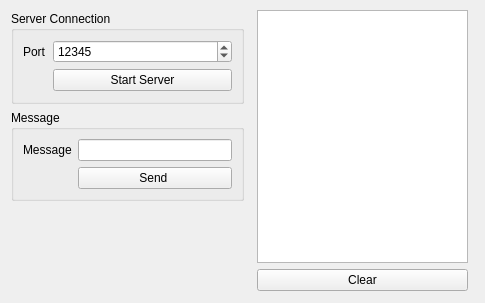
<?xml version="1.0" encoding="UTF-8"?>
<ui version="4.0">
 <class>Server</class>
 <widget class="QMainWindow" name="Server">
  <property name="geometry">
   <rect>
    <x>0</x>
    <y>0</y>
    <width>485</width>
    <height>303</height>
   </rect>
  </property>
  <property name="windowTitle">
   <string>Server</string>
  </property>
  <property name="styleSheet">
   <string notr="true">#lbl_ConnectionStatus[state = &quot;1&quot;]{
	background-color: rgb(51, 209, 122);
}
#lbl_ConnectionStatus[state = &quot;0&quot;]{
	background-color: rgb(224, 27, 36);
}</string>
  </property>
  <widget class="QWidget" name="centralwidget">
   <widget class="QWidget" name="layoutWidget">
    <property name="geometry">
     <rect>
      <x>257</x>
      <y>10</y>
      <width>211</width>
      <height>281</height>
     </rect>
    </property>
    <layout class="QVBoxLayout" name="verticalLayout">
     <item>
      <widget class="QListWidget" name="lst_Console"/>
     </item>
     <item>
      <widget class="QPushButton" name="btn_Clear">
       <property name="text">
        <string>Clear</string>
       </property>
      </widget>
     </item>
    </layout>
   </widget>
   <widget class="QWidget" name="layoutWidget">
    <property name="geometry">
     <rect>
      <x>11</x>
      <y>11</y>
      <width>233</width>
      <height>281</height>
     </rect>
    </property>
    <layout class="QVBoxLayout" name="verticalLayout_2">
     <item>
      <widget class="QGroupBox" name="grp_ServerConnectionBox">
       <property name="title">
        <string>Server Connection</string>
       </property>
       <layout class="QFormLayout" name="formLayout">
        <item row="1" column="0">
         <widget class="QLabel" name="lbl_Port">
          <property name="text">
           <string>Port</string>
          </property>
         </widget>
        </item>
        <item row="1" column="1">
         <widget class="QSpinBox" name="spb_Port">
          <property name="minimum">
           <number>1024</number>
          </property>
          <property name="maximum">
           <number>66356</number>
          </property>
          <property name="value">
           <number>12345</number>
          </property>
         </widget>
        </item>
        <item row="2" column="1">
         <widget class="QPushButton" name="btn_StartServer">
          <property name="text">
           <string>Start Server</string>
          </property>
         </widget>
        </item>
        <item row="2" column="0">
         <widget class="QLabel" name="lbl_ConnectionStatus">
          <property name="sizePolicy">
           <sizepolicy hsizetype="Fixed" vsizetype="Fixed">
            <horstretch>0</horstretch>
            <verstretch>0</verstretch>
           </sizepolicy>
          </property>
          <property name="minimumSize">
           <size>
            <width>24</width>
            <height>23</height>
           </size>
          </property>
          <property name="maximumSize">
           <size>
            <width>24</width>
            <height>23</height>
           </size>
          </property>
          <property name="styleSheet">
           <string notr="true">border-radius : 5px</string>
          </property>
          <property name="text">
           <string/>
          </property>
          <property name="state" stdset="0">
           <string>0</string>
          </property>
         </widget>
        </item>
       </layout>
      </widget>
     </item>
     <item>
      <widget class="QGroupBox" name="grp_MessageBox">
       <property name="title">
        <string>Message</string>
       </property>
       <layout class="QFormLayout" name="formLayout_2">
        <item row="0" column="0">
         <widget class="QLabel" name="lbl_Message">
          <property name="text">
           <string>Message</string>
          </property>
         </widget>
        </item>
        <item row="0" column="1">
         <widget class="QLineEdit" name="ln_Message"/>
        </item>
        <item row="1" column="1">
         <widget class="QPushButton" name="btn_Send">
          <property name="text">
           <string>Send </string>
          </property>
         </widget>
        </item>
       </layout>
      </widget>
     </item>
     <item>
      <spacer name="verticalSpacer">
       <property name="orientation">
        <enum>Qt::Vertical</enum>
       </property>
       <property name="sizeHint" stdset="0">
        <size>
         <width>20</width>
         <height>40</height>
        </size>
       </property>
      </spacer>
     </item>
    </layout>
   </widget>
  </widget>
 </widget>
 <resources/>
 <connections>
  <connection>
   <sender>btn_Clear</sender>
   <signal>clicked()</signal>
   <receiver>lst_Console</receiver>
   <slot>clear()</slot>
   <hints>
    <hint type="sourcelabel">
     <x>338</x>
     <y>277</y>
    </hint>
    <hint type="destinationlabel">
     <x>338</x>
     <y>134</y>
    </hint>
   </hints>
  </connection>
 </connections>
</ui>
